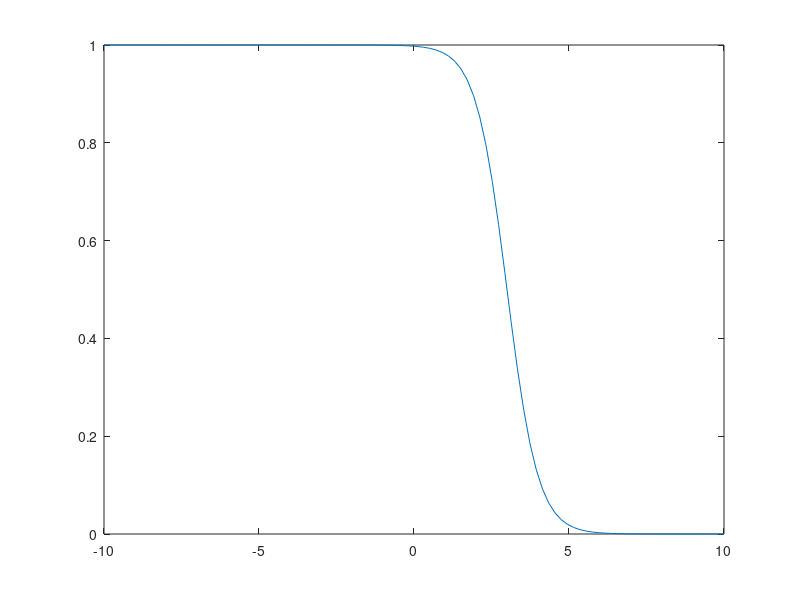

Here is the MATLAB script that generated this plot:
clear

tau = 1;
zeta = 0.5;
a = 1;
f = -1;
V = -(6*zeta*f)/(a*tau);

steps = 100;
x = linspace(-10,10,steps);
t = linspace(0,1,steps);

for n=1:steps
    for i=1:steps
        phi(i,n) = 1/2*(1 - tanh(a*(x(i)-V*t(n))/(2*zeta)));
    end
end

for n=1:steps
    plot(x,phi(:,n))
    pause(0.2)
end